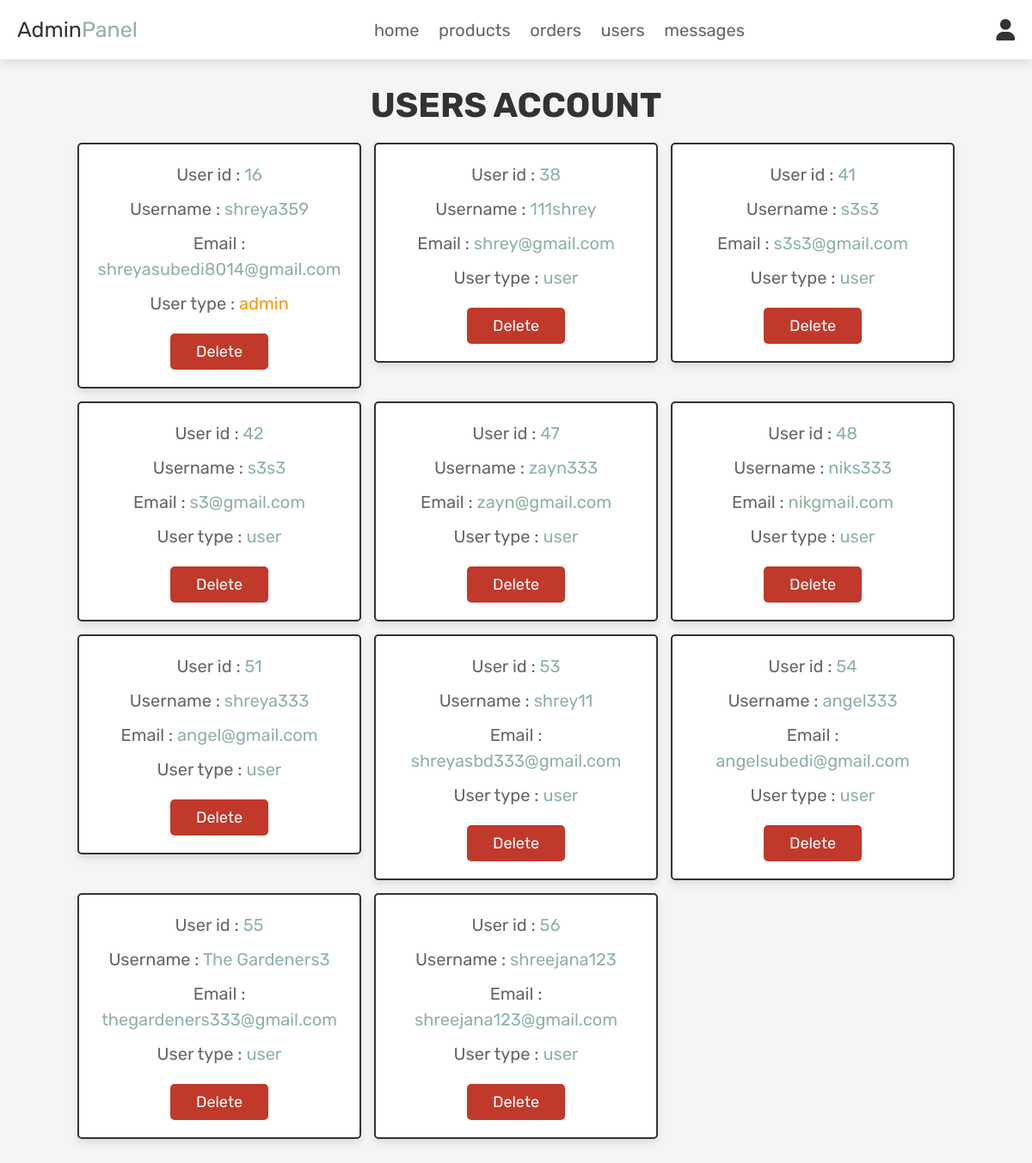
The app's page /admin_users.php (signed in) with its own data.
### tables this page shows
CREATE TABLE `users` (
  `id` int(100) NOT NULL,
  `name` varchar(100) NOT NULL,
  `email` varchar(100) NOT NULL,
  `password` varchar(100) NOT NULL,
  `user_type` varchar(20) NOT NULL DEFAULT 'user',
  `verification_code` varchar(255) NOT NULL,
  `is_verified` int(10) NOT NULL DEFAULT 0
);

### admin_users.php (the view, shortened to what this page needs)
<?php
@include 'config.php';
?>
<!DOCTYPE html>
<html lang="en">
<head>
    <link rel="stylesheet" href="https://cdnjs.cloudflare.com/ajax/libs/font-awesome/6.0.0/css/all.min.css">
    <link rel="stylesheet" href="css/admin_style.css">
</head>
<body>
    <?php @include 'admin_header.php'; ?>
    <section class="users">
        <h1 class="title">Users Account</h1>
        <div class="box-container">
            <?php
         $select_users = mysqli_query($conn, "SELECT * FROM `users`") or die('query failed');
         if(mysqli_num_rows($select_users) > 0){
            while($fetch_users = mysqli_fetch_assoc($select_users)){
      ?>
            <div class="box">
                <p>User id : <span><?php echo $fetch_users['id']; ?></span></p>
                <p>Username : <span><?php echo $fetch_users['name']; ?></span></p>
                <p>Email : <span><?php echo $fetch_users['email']; ?></span></p>
                <p>User type : <span
                        style="color:<?php if($fetch_users['user_type'] == 'admin'){ echo 'var(--orange)'; }; ?>"><?php echo $fetch_users['user_type']; ?></span>
                </p>
                <a href="admin_users.php?delete=<?php echo $fetch_users['id']; ?>"
                    onclick="return confirm('delete this user?');" class="delete-btn">delete</a>
            </div>
            <?php
         }
      }
      ?>
        </div>
    </section>
</body>
</html>

### css/admin_style.css (style rules this page uses)
:root { --pink:#e84393; --darkgreen: #387044; --red:#c0392b; --orange:#f39c12; --black:#333; --white:#fff; --light-color:#666; --light-white:#ccc; --light-bg:#f5f5f5; --border:.2rem solid var(--black); --box-shadow:0 .5rem 1rem rgba(0,0,0,.1); --green: #8FB3A0; }
* { font-family: 'Rubik', sans-serif; margin:0; padding:0; box-sizing: border-box; outline: none; border:none; text-decoration: none; transition:all .2s linear; }
html { font-size: 62.5%; overflow-x: hidden; scroll-behavior: smooth; scroll-padding-top: 6.5rem; }
body { background: var(--light-bg); }
section { padding:3rem 2rem; }
.title { text-align: center; margin-bottom: 2rem; color:var(--black); text-transform: uppercase; font-size: 4rem; }
.btn, .delete-btn, .option-btn { display: inline-block; border-radius: .5rem; margin-top: 1rem; font-size: 1.8rem; color:var(--white); cursor: pointer; padding:1rem 3rem; text-transform: capitalize; }
.delete-btn { background-color: var(--red); }
.users .box-container { display: grid; grid-template-columns: repeat(auto-fit, 33rem); gap:1.5rem; align-items: flex-start; max-width: 1200px; margin: 0 auto; justify-content: center; }
.users .box-container .box { padding:2rem; border:var(--border); background-color: var(--white); box-shadow: var(--box-shadow); border-radius: .5rem; text-align: center; }
.users .box-container .box p { font-size: 2rem; color:var(--light-color); margin-bottom: 1rem; line-height: 1.5; }
.users .box-container .box p span { color:var(--green); }
.users .box-container .box .delete-btn { margin-top: .5; }

### records on screen
users: id "16", name "shreya359", email "shreyasubedi8014@gmail.com", user_type "admin"
users: id "38", name "111shrey", email "shrey@gmail.com", user_type "user"
users: id "41", name "s3s3", email "s3s3@gmail.com", user_type "user"
users: id "42", name "s3s3", email "s3@gmail.com", user_type "user"
users: id "47", name "zayn333", email "zayn@gmail.com", user_type "user"
users: id "48", name "niks333", email "nikgmail.com", user_type "user"
users: id "51", name "shreya333", email "angel@gmail.com", user_type "user"
users: id "53", name "shrey11", email "shreyasbd333@gmail.com", user_type "user"
users: id "54", name "angel333", email "angelsubedi@gmail.com", user_type "user"
users: id "55", name "The Gardeners3", email "thegardeners333@gmail.com", user_type "user"
users: id "56", name "shreejana123", email "shreejana123@gmail.com", user_type "user"
